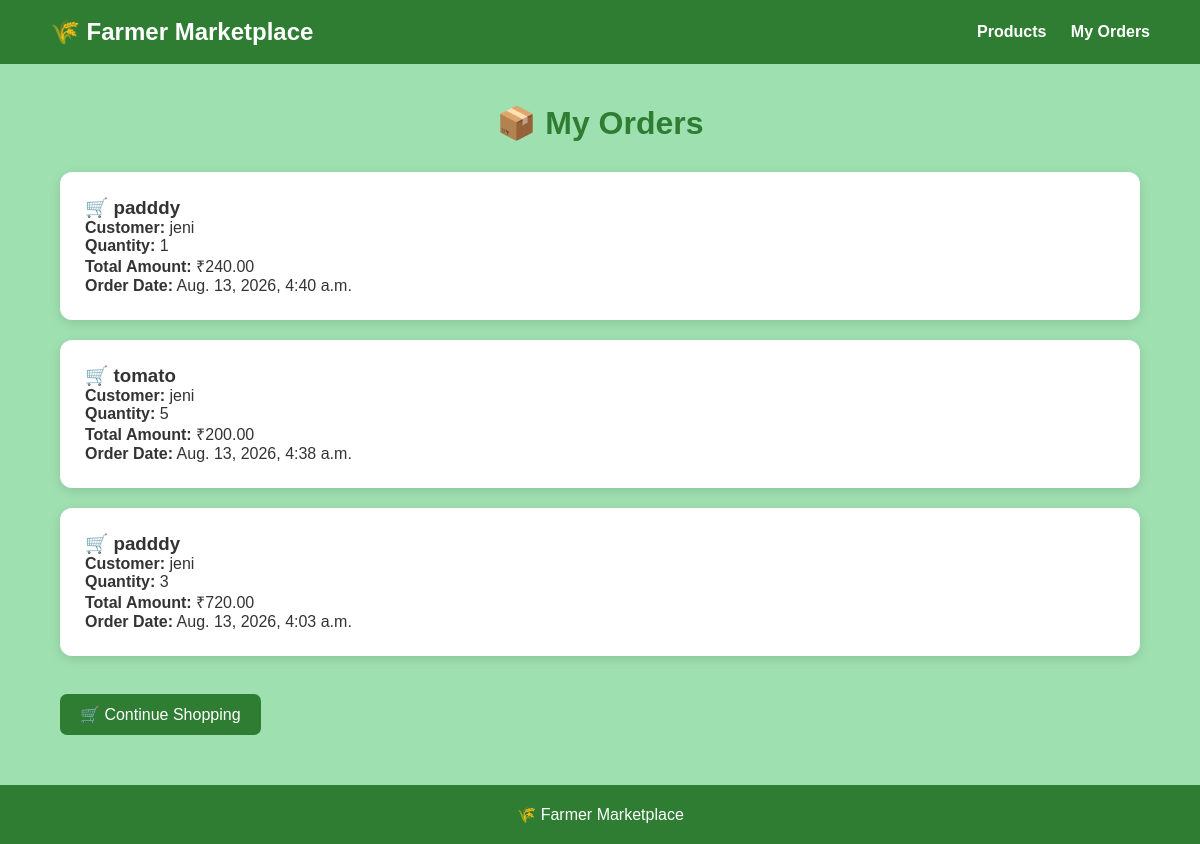
Screenshot of /customer-orders/ (signed in) with the database file from the repository.
### marketplace/models.py (models this page shows, shortened)
class Order(models.Model):
    customer = models.ForeignKey(
        Customer,
        on_delete=models.CASCADE
    )
    product = models.ForeignKey(
        Product,
        on_delete=models.CASCADE
    )
    quantity = models.IntegerField()
    total_price = models.DecimalField(
        max_digits=10,
        decimal_places=2
    )
    order_date = models.DateTimeField(
        auto_now_add=True
    )

class Product(models.Model):
    farmer = models.ForeignKey(Farmer, on_delete=models.CASCADE)
    product_name = models.CharField(max_length=100)
    category = models.CharField(max_length=100)
    price = models.DecimalField(max_digits=10, decimal_places=2)
    quantity = models.PositiveIntegerField()

class Customer(models.Model):
    name = models.CharField(max_length=100)
    email = models.EmailField(unique=True)
    phone = models.CharField(max_length=15)
    location = models.CharField(max_length=100)
    password = models.CharField(max_length=100)

### marketplace/views.py (the view)
# urls.py: path("customer-orders/", views.customer_orders, name="customer_orders"),
def customer_orders(request):
    customer_id = request.session.get("customer_id")
    if not customer_id:
        return redirect("login")
    customer = get_object_or_404(
        Customer,
        id=customer_id
    )
    orders = Order.objects.filter(
        customer=customer
    ).order_by("-id")
    return render(
        request,
        "marketplace/customer_orders.html",
        {
            "orders": orders
        }
    )

### marketplace/templates/marketplace/customer_orders.html (shortened to what this page needs)
{% load static %}
<!DOCTYPE html>
<html>
<head>
    <link rel="stylesheet"
          href="{% static 'marketplace/style.css' %}">
</head>
<body>
    <div class="navbar">
        <h2>🌾 Farmer Marketplace</h2>
        <div>
            <a href="/customer-products/">Products</a>
            <a href="/customer-orders/">My Orders</a>
        </div>
    </div>
    <div class="container">
        <h1 class="title">📦 My Orders</h1>
        {% if orders %}
            {% for order in orders %}
                <div class="order-card">
                    <h3>
                        🛒 {{ order.product.product_name }}
                    </h3>
                    <p>
                        <strong>Customer:</strong>
                        {{ order.customer.name }}
                    </p>
                    <p>
                        <strong>Quantity:</strong>
                        {{ order.quantity }}
                    </p>
                    <p>
                        <strong>Total Amount:</strong>
                        ₹{{ order.total_price }}
                    </p>
                    <p>
                        <strong>Order Date:</strong>
                        {{ order.order_date }}
                    </p>
                </div>
            {% endfor %}
        {% else %}
            <div class="order-card">
                <p>No orders found.</p>
            </div>
        {% endif %}
        <br>
        <a class="btn" href="/customer-products/">
            🛒 Continue Shopping
        </a>
    </div>
    <div class="footer">
        🌾 Farmer Marketplace
    </div>
</body>
</html>

### marketplace/static/marketplace/style.css (style rules this page uses)
* { margin: 0; padding: 0; box-sizing: border-box; }
body { font-family: Arial, sans-serif; background:#9fe0b1; color: #333; }
.navbar { background: #2e7d32; padding: 18px 50px; display: flex; justify-content: space-between; align-items: center; }
.navbar h2 { color: white; }
.navbar a { color: white; text-decoration: none; margin-left: 20px; font-weight: bold; }
.container { width: 90%; max-width: 1100px; margin: 40px auto; }
.title { text-align: center; color: #2e7d32; margin-bottom: 30px; }
button, .btn { background: #2e7d32; color: white; border: none; padding: 11px 20px; border-radius: 7px; cursor: pointer; text-decoration: none; display: inline-block; }
.order-card { background: white; padding: 25px; margin-bottom: 20px; border-radius: 12px; box-shadow: 0 3px 12px rgba(0, 0, 0, 0.12); }
.footer { text-align: center; background: #2e7d32; color: white; padding: 20px; margin-top: 50px; }

### rows the page displays
Order: product.product_name "padddy", customer.name "jeni", quantity "1", total_price "240.00", order_date "Aug. 13, 2026, 4:40 a.m."
Order: product.product_name "tomato", customer.name "jeni", quantity "5", total_price "200.00", order_date "Aug. 13, 2026, 4:38 a.m."
Order: product.product_name "padddy", customer.name "jeni", quantity "3", total_price "720.00", order_date "Aug. 13, 2026, 4:03 a.m."
